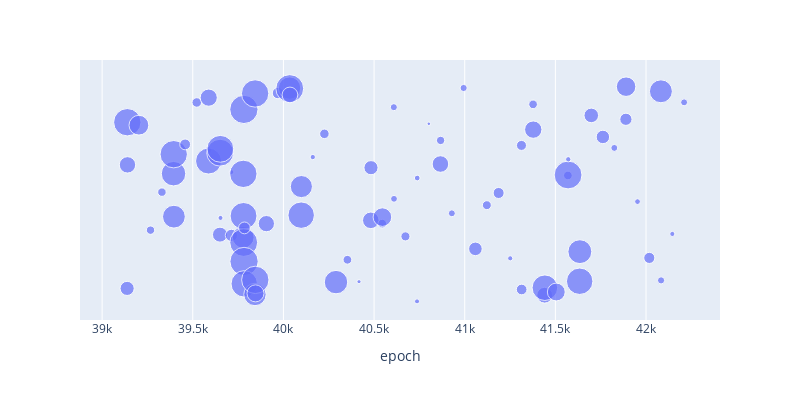

Notebook cell for this chart:
### Markdown cell above
## Deposit counts

### Code cell
rng = np.random.default_rng(42)
df6['temp'] = rng.uniform(0, 10, len(df6["epoch"]))
fig = px.scatter(df6[df6.deposits > 0], x = 'epoch', y = 'temp', size = 'deposits', size_max = 20, width = 800, height = 400)
fig.update_yaxes(visible=False)
